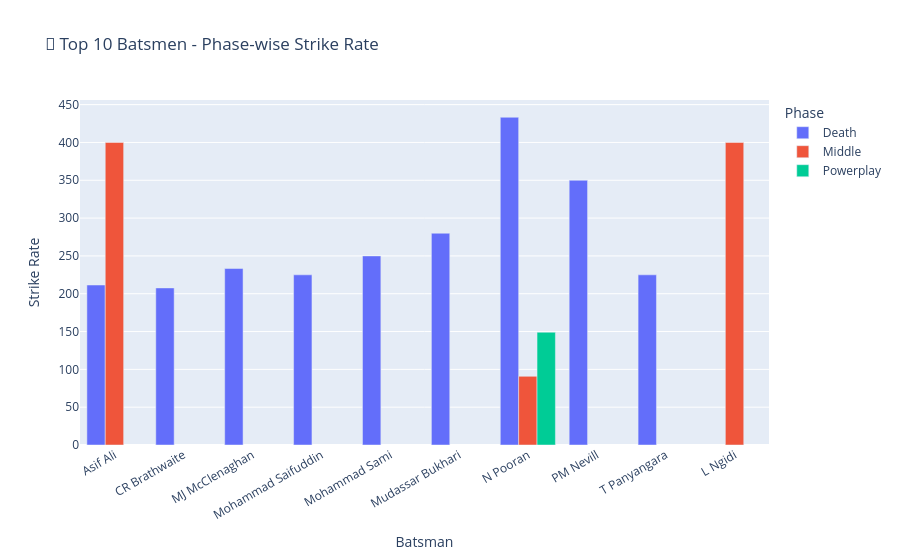

The cell this chart's notebook holds for it:
### Code cell
fig = px.bar(
    phase_sr[phase_sr["Batsman_Name"].isin(top_batsmen)],
    x="Batsman_Name",
    y="strike_rate",
    color="match_phase",
    barmode="group",
    title="🏏 Top 10 Batsmen - Phase-wise Strike Rate",
    labels={"strike_rate": "Strike Rate", "Batsman_Name": "Batsman", "match_phase": "Phase"},
)
fig.update_layout(xaxis_tickangle=-30)
fig.show()

### Figure 1 — Plotly figure (JSON) as saved in the notebook; plotly's stock layout.template omitted (floating-point values rounded to 4 significant figures)
{"data": [{"alignmentgroup": "True", "hovertemplate": "Phase=Death<br>Batsman=%{x}<br>Strike Rate=%{y}<extra></extra>", "legendgroup": "Death", "marker": {"color": "#636efa", "pattern": {"shape": ""}}, "name": "Death", "offsetgroup": "Death", "orientation": "v", "showlegend": true, "textposition": "auto", "type": "bar", "x": ["Asif Ali", "CR Brathwaite", "MJ McClenaghan", "Mohammad Saifuddin", "Mohammad Sami", "Mudassar Bukhari", "N Pooran", "PM Nevill", "T Panyangara"], "xaxis": "x", "y": [211.5, 207.7, 233.3, 225.0, 250.0, 280.0, 433.3, 350.0, 225.0], "yaxis": "y"}, {"alignmentgroup": "True", "hovertemplate": "Phase=Middle<br>Batsman=%{x}<br>Strike Rate=%{y}<extra></extra>", "legendgroup": "Middle", "marker": {"color": "#EF553B", "pattern": {"shape": ""}}, "name": "Middle", "offsetgroup": "Middle", "orientation": "v", "showlegend": true, "textposition": "auto", "type": "bar", "x": ["Asif Ali", "L Ngidi", "N Pooran"], "xaxis": "x", "y": [400.0, 400.0, 90.79], "yaxis": "y"}, {"alignmentgroup": "True", "hovertemplate": "Phase=Powerplay<br>Batsman=%{x}<br>Strike Rate=%{y}<extra></extra>", "legendgroup": "Powerplay", "marker": {"color": "#00cc96", "pattern": {"shape": ""}}, "name": "Powerplay", "offsetgroup": "Powerplay", "orientation": "v", "showlegend": true, "textposition": "auto", "type": "bar", "x": ["N Pooran"], "xaxis": "x", "y": [149.1], "yaxis": "y"}], "layout": {"barmode": "group", "legend": {"title": {"text": "Phase"}, "tracegroupgap": 0}, "title": {"text": "🏏 Top 10 Batsmen - Phase-wise Strike Rate"}, "xaxis": {"anchor": "y", "domain": [0, 1], "tickangle": -30, "title": {"text": "Batsman"}}, "yaxis": {"anchor": "x", "domain": [0, 1], "title": {"text": "Strike Rate"}}}}
